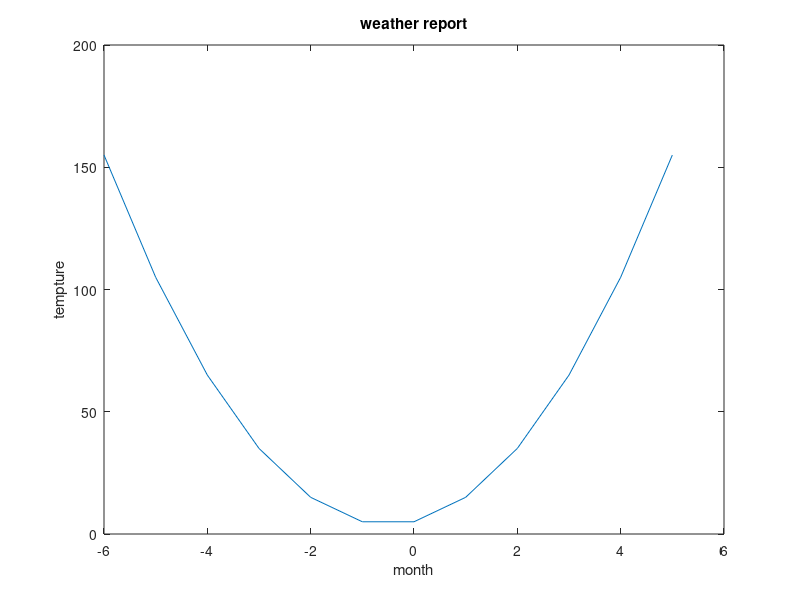

Here is the MATLAB script that generated this plot:
function Z=version3
    a=input('enter a value');
    b=input('enter b value');
    c=input('enter c value');
    x=-6:1:5;
    y=a.*x.*x+b.*x+c;
    plot (x,y);
    xlabel('month')
    ylabel('tempture')
    title('weather report')
    A=input(['give a number\n' ...
        '-6:july\n' ...
        '-5:AUG\n' ...
        '-4:SEP\n' ...
        '-3:OCT\n' ...
        '-2:NOV\n' ...
        '-1:DEC\n' ...
        '0:JAN\n' ...
        '1:FEB\n' ...
        '2:MARCH\n' ...
        '3:APR\n' ...
        '4:MAY\n' ...
        '5:JUNE\n']);
   Z=a.*A.*A+b.*A+c;
    fprintf('the temptur of the that month is %d',Z)
    
end
